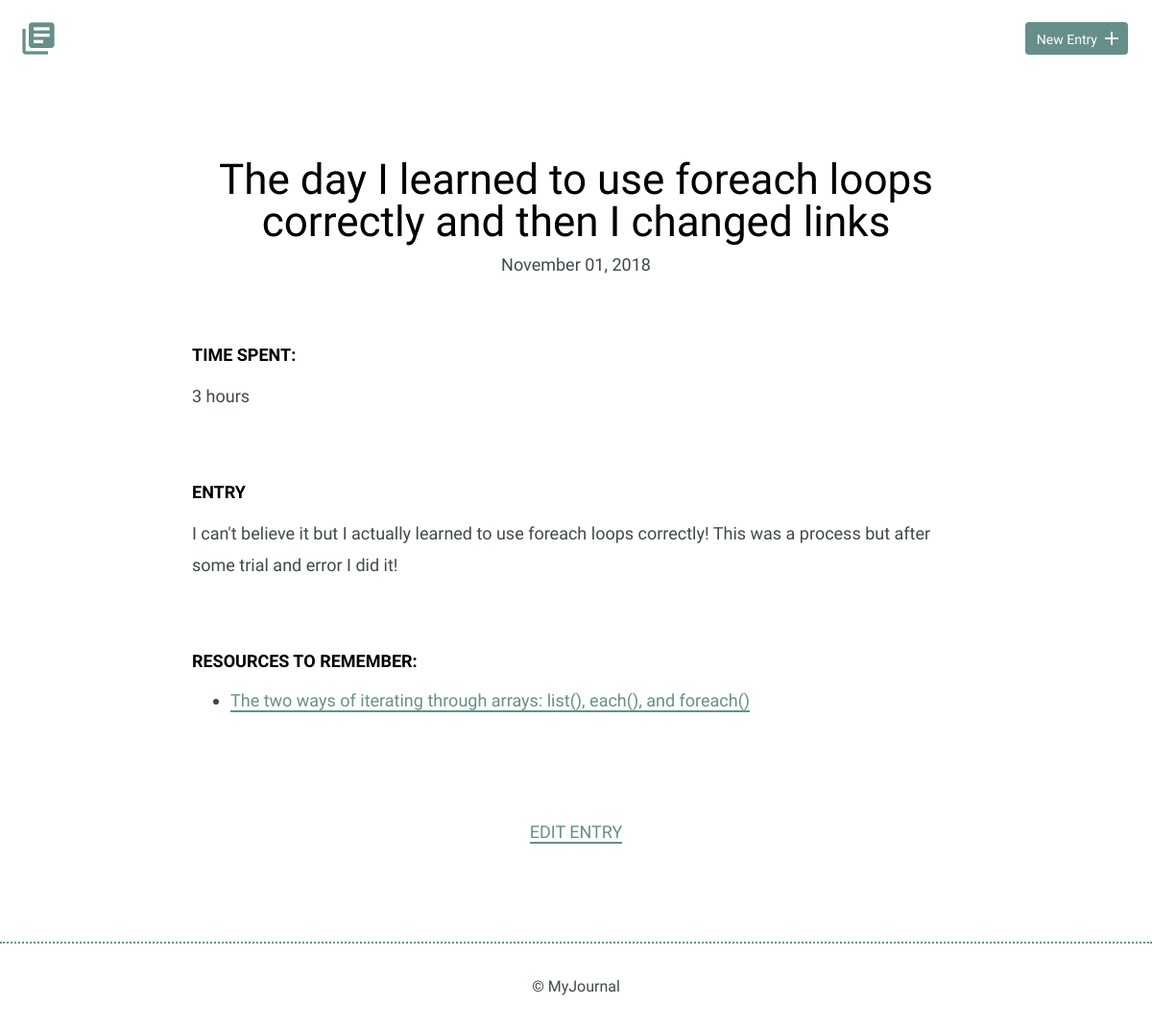
The page /detail.php?q=3 on the database as committed earlier.
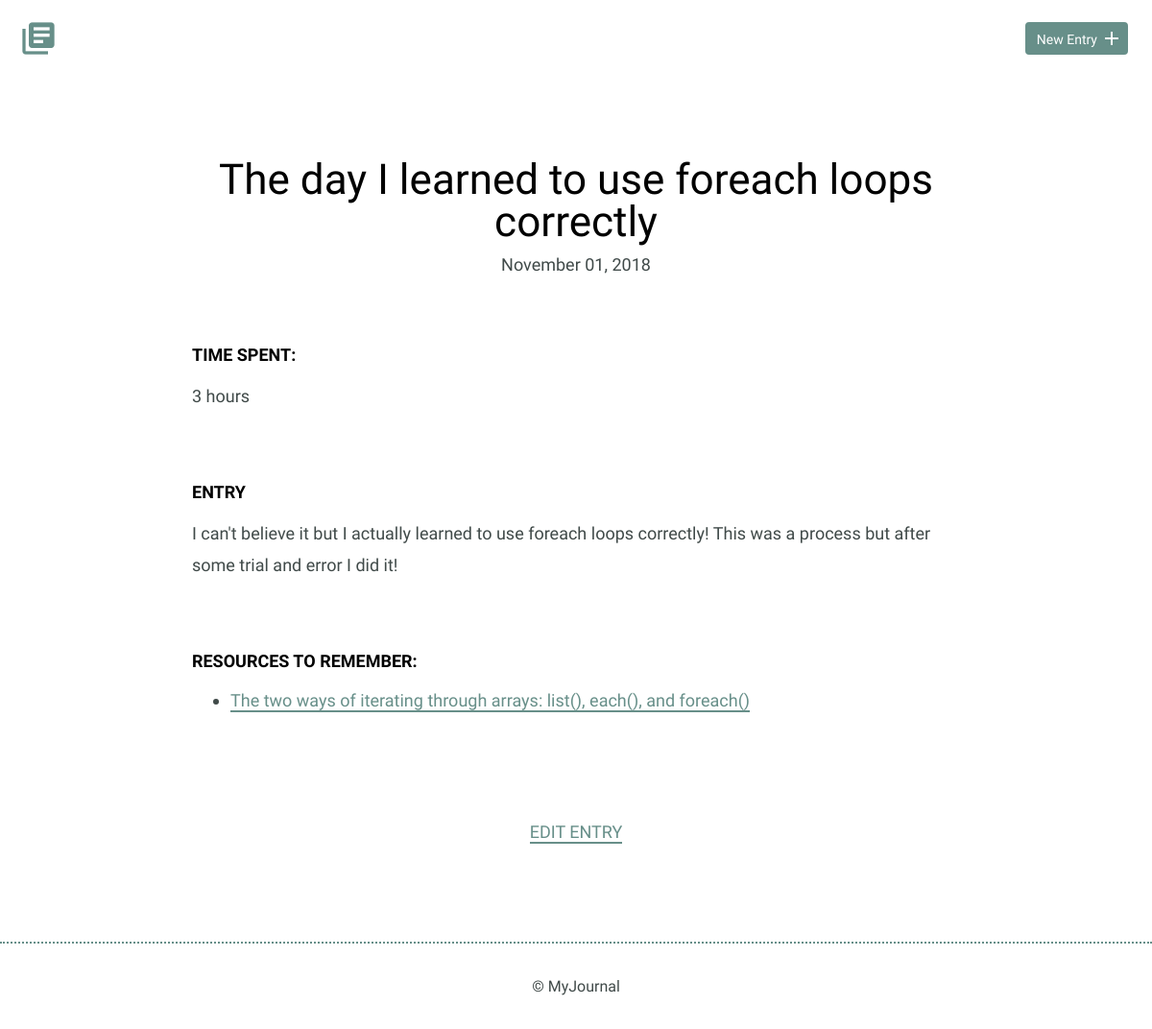
The same page on the database as committed later.
### tables this page shows
CREATE TABLE "journal" (
	`journal_id`	INTEGER,
	`title`	TEXT,
	`date`	TEXT,
	`time_spent`	INTEGER,
	`entry`	TEXT,
	PRIMARY KEY(`journal_id`)
);

### inc/functions.php (called while the page is built, shortened)
<?php
try {
      $sql = "SELECT * FROM journal";
      $results = $db->prepare($sql);
      $results->execute();
      $journals =  $results->fetchAll(PDO::FETCH_ASSOC);
      }  catch (Exception $e) {
    echo "Bad request from query 1: " . $e->getMessage();
    exit;
}
try {  $sql2 = "SELECT link_id, link_name, link_address, resources.journal_id
   FROM resources JOIN journal ON journal.journal_id = resources.journal_id";
  $getResources = $db->prepare($sql2);
  $getResources->execute();
  $resources = $getResources->fetchAll(PDO::FETCH_ASSOC);
} catch (Exception $e) {
      echo "Bad request from query 2: " . $e->getMessage();
      exit;
}

### detail.php (the view)
<?php
require('inc/connection.php');
include('inc/functions.php');
include('inc/header.php');
$entry_id = filter_input(INPUT_GET, 'q', FILTER_SANITIZE_NUMBER_INT);
$entry_id--;
?>
        <section>
            <div class="container">
                <div class="entry-list single">
                    <article>
                        <?php
                        echo "<h1>" .$journals[$entry_id]['title'] . "</h1>";
                        $getdate = $journals[$entry_id]['date'];
                        $date = date("F d, Y", strtotime($getdate));
                        echo '<time datetime="' .$getdate .'">';
                        echo $date;
                        echo"</time>";
                        ?>
                        <div class="entry">
                            <h3>Time Spent: </h3>
                            <p><?php echo $journals[$entry_id]['time_spent']; ?></p>
                        </div>
                        <div class="entry">
                            <h3>Entry</h3>
                              <?php echo "<p>" .$journals[$entry_id]['entry'] . "</p>";?>
                        </div>
                        <div class="entry">
                            <h3>Resources to Remember:</h3>
                            <ul>
                                <?php
                                foreach($resources as $resource) {
                                  if ($resource['journal_id'] == $journals[$entry_id]['journal_id']) {
                                    echo '<li><a href="'
                                      . $resource['link_address']
                                      .'">'
                                      . $resource['link_name']
                                      . '</a></li>';
                                  }
                                    }
                                                            ?>
                              </ul>
                        </div>
                    </article>
                </div>
            </div>
            <div class="edit">
                  <p>
                  <?php
                  $project_id = $journals[$entry_id]['journal_id'];
                  echo '<a href="edit.php?q='
                        . $project_id
                        . '">Edit Entry</a></p>';
                        ?>
            </div>
        </section>
        <?php include('inc/footer.php'); ?>
    </body>
</html>

Rows that differ between the two databases and show on the page:
changed journal: title "The day I learned to use foreach loops correctly and then I changed links" → "The day I learned to use foreach loops correctly"
